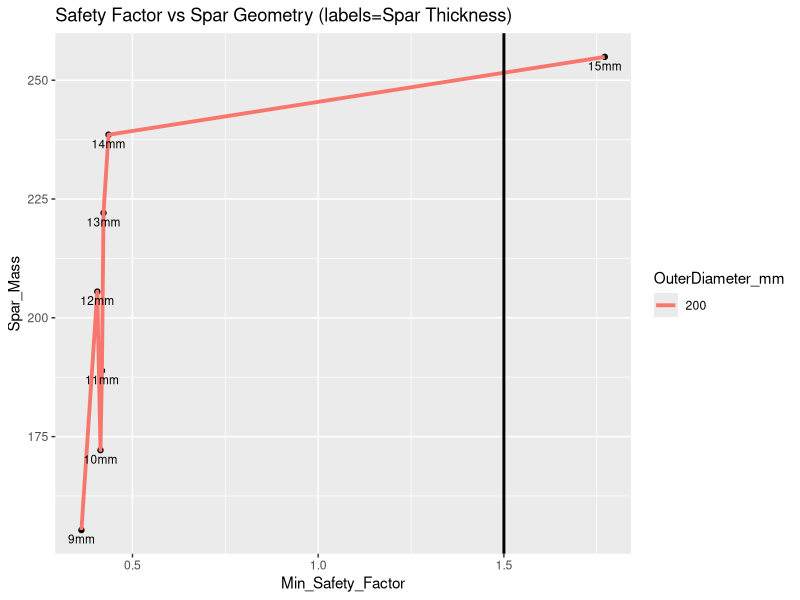

Source code (R):
## ---- chunk 1
library(tidyverse)
library(ggplot2)
## ---- chunk 2
# Load and filter
df=read_csv("Precision.csv")
df2=read_csv("SparGeom.csv")
df = df %>% na.omit()
df$Spar_Outer_Diam = as.factor(df$Spar_Outer_Diam)
#df = df %>% filter(Min_Safety_Factor>0.5)
df = df %>% mutate(OuterDiameter_mm = Spar_Outer_Diam)
## ---- chunk 3
# Plot Convergence

ggplot(df, aes(y=Spar_Mass, x=Min_Safety_Factor, label=paste0(Spar_Thickness, "mm"))) + geom_point() + geom_line(aes(color=OuterDiameter_mm), size=1.3) + geom_text(size=3, vjust=1.5, hjust=0.5) + ggtitle("Safety Factor vs Spar Geometry (labels=Spar Thickness)") + geom_vline(xintercept = 1.5, size=1)


